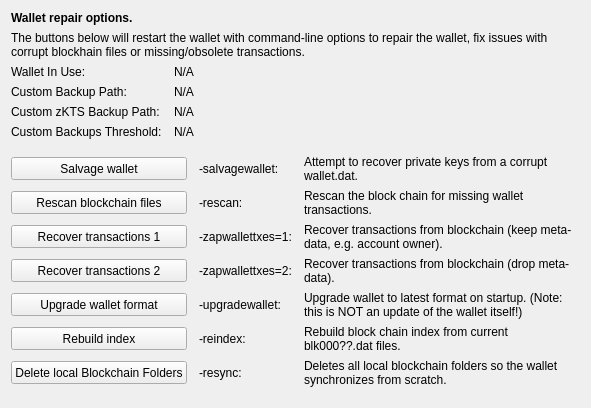
     <widget class="QWidget" name="tab_repair">
      <attribute name="title">
       <string>&amp;Wallet Repair</string>
      </attribute>
      <layout class="QGridLayout" name="gridLayout_4" columnstretch="0,0,0,0">
       <property name="horizontalSpacing">
        <number>12</number>
       </property>
       <item row="0" column="0" colspan="4">
        <widget class="QLabel" name="label_repair_header">
         <property name="font">
          <font>
           <weight>75</weight>
           <bold>true</bold>
          </font>
         </property>
         <property name="text">
          <string>Wallet repair options.</string>
         </property>
        </widget>
       </item>
       <item row="1" column="0" colspan="4">
        <widget class="QLabel" name="label_repair_helptext">
         <property name="font">
          <font>
           <weight>50</weight>
           <bold>false</bold>
          </font>
         </property>
         <property name="text">
          <string>The buttons below will restart the wallet with command-line options to repair the wallet, fix issues with corrupt blockhain files or missing/obsolete transactions.</string>
         </property>
         <property name="wordWrap">
          <bool>true</bool>
         </property>
        </widget>
       </item>
       <item row="2" column="0">
        <widget class="QLabel" name="wallet_path_label">
         <property name="text">
          <string>Wallet In Use:</string>
         </property>
        </widget>
       </item>
       <item row="2" column="1" colspan="3">
        <widget class="QLabel" name="wallet_path">
         <property name="cursor">
          <cursorShape>IBeamCursor</cursorShape>
         </property>
         <property name="text">
          <string>N/A</string>
         </property>
         <property name="textFormat">
          <enum>Qt::PlainText</enum>
         </property>
         <property name="textInteractionFlags">
          <set>Qt::LinksAccessibleByMouse|Qt::TextSelectableByKeyboard|Qt::TextSelectableByMouse</set>
         </property>
        </widget>
       </item>
       <item row="3" column="0">
        <widget class="QLabel" name="wallet_custombackuppath_label">
         <property name="text">
          <string>Custom Backup Path:</string>
         </property>
         <property name="visible">
          <bool>false</bool>
         </property>
        </widget>
       </item>
       <item row="3" column="1" colspan="3">
        <widget class="QLabel" name="wallet_custombackuppath">
         <property name="cursor">
          <cursorShape>IBeamCursor</cursorShape>
         </property>
         <property name="text">
          <string>N/A</string>
         </property>
         <property name="textFormat">
          <enum>Qt::PlainText</enum>
         </property>
         <property name="textInteractionFlags">
          <set>Qt::LinksAccessibleByMouse|Qt::TextSelectableByKeyboard|Qt::TextSelectableByMouse</set>
         </property>
         <property name="visible">
          <bool>false</bool>
         </property>
        </widget>
       </item>
       <item row="4" column="0">
        <widget class="QLabel" name="wallet_customzktsbackuppath_label">
         <property name="text">
          <string>Custom zKTS Backup Path:</string>
         </property>
         <property name="visible">
          <bool>false</bool>
         </property>
        </widget>
       </item>
       <item row="4" column="1" colspan="3">
        <widget class="QLabel" name="wallet_customzktsbackuppath">
         <property name="cursor">
          <cursorShape>IBeamCursor</cursorShape>
         </property>
         <property name="text">
          <string>N/A</string>
         </property>
         <property name="textFormat">
          <enum>Qt::PlainText</enum>
         </property>
         <property name="textInteractionFlags">
          <set>Qt::LinksAccessibleByMouse|Qt::TextSelectableByKeyboard|Qt::TextSelectableByMouse</set>
         </property>
         <property name="visible">
          <bool>false</bool>
         </property>
        </widget>
       </item>
       <item row="5" column="0">
        <widget class="QLabel" name="wallet_custombackupthreshold_label">
         <property name="text">
          <string>Custom Backups Threshold:</string>
         </property>
         <property name="visible">
          <bool>false</bool>
         </property>
        </widget>
       </item>
       <item row="5" column="1" colspan="3">
        <widget class="QLabel" name="wallet_custombackupthreshold">
         <property name="cursor">
          <cursorShape>IBeamCursor</cursorShape>
         </property>
         <property name="text">
          <string>N/A</string>
         </property>
         <property name="textFormat">
          <enum>Qt::PlainText</enum>
         </property>
         <property name="textInteractionFlags">
          <set>Qt::LinksAccessibleByMouse|Qt::TextSelectableByKeyboard|Qt::TextSelectableByMouse</set>
         </property>
         <property name="visible">
          <bool>false</bool>
         </property>
        </widget>
       </item>
       <item row="6" column="0">
        <spacer name="verticalSpacer_repair1">
         <property name="orientation">
          <enum>Qt::Vertical</enum>
         </property>
         <property name="sizeHint" stdset="0">
          <size>
           <width>10</width>
           <height>10</height>
          </size>
         </property>
        </spacer>
       </item>
       <item row="7" column="0" colspan="2">
        <widget class="QPushButton" name="btn_salvagewallet">
         <property name="minimumSize">
          <size>
           <width>100</width>
           <height>23</height>
          </size>
         </property>
         <property name="text">
          <string>Salvage wallet</string>
         </property>
        </widget>
       </item>
       <item row="7" column="2">
        <widget class="QLabel" name="label_repair_salvage_command">
         <property name="text">
          <string notr="true">-salvagewallet:</string>
         </property>
        </widget>
       </item>
       <item row="7" column="3">
        <widget class="QLabel" name="label_repair_salvage">
         <property name="text">
          <string>Attempt to recover private keys from a corrupt wallet.dat.</string>
         </property>
         <property name="wordWrap">
          <bool>true</bool>
         </property>
        </widget>
       </item>
       <item row="8" column="0" colspan="2">
        <widget class="QPushButton" name="btn_rescan">
         <property name="minimumSize">
          <size>
           <width>100</width>
           <height>23</height>
          </size>
         </property>
         <property name="text">
          <string>Rescan blockchain files</string>
         </property>
        </widget>
       </item>
       <item row="8" column="2">
        <widget class="QLabel" name="label_repair_rescan_command">
         <property name="text">
          <string notr="true">-rescan:</string>
         </property>
        </widget>
       </item>
       <item row="8" column="3">
        <widget class="QLabel" name="label_repair_rescan">
         <property name="text">
          <string>Rescan the block chain for missing wallet transactions.</string>
         </property>
         <property name="wordWrap">
          <bool>true</bool>
         </property>
        </widget>
       </item>
       <item row="9" column="0" colspan="2">
        <widget class="QPushButton" name="btn_zapwallettxes1">
         <property name="minimumSize">
          <size>
           <width>100</width>
           <height>23</height>
          </size>
         </property>
         <property name="text">
          <string>Recover transactions 1</string>
         </property>
        </widget>
       </item>
       <item row="9" column="2">
        <widget class="QLabel" name="label_repair_zap1_command">
         <property name="text">
          <string notr="true">-zapwallettxes=1:</string>
         </property>
        </widget>
       </item>
       <item row="9" column="3">
        <widget class="QLabel" name="label_repair_zap1">
         <property name="text">
          <string>Recover transactions from blockchain (keep meta-data, e.g. account owner).</string>
         </property>
         <property name="wordWrap">
          <bool>true</bool>
         </property>
        </widget>
       </item>
       <item row="10" column="0" colspan="2">
        <widget class="QPushButton" name="btn_zapwallettxes2">
         <property name="minimumSize">
          <size>
           <width>100</width>
           <height>23</height>
          </size>
         </property>
         <property name="text">
          <string>Recover transactions 2</string>
         </property>
        </widget>
       </item>
       <item row="10" column="2">
        <widget class="QLabel" name="label_repair_zap2_command">
         <property name="text">
          <string notr="true">-zapwallettxes=2:</string>
         </property>
        </widget>
       </item>
       <item row="10" column="3">
        <widget class="QLabel" name="label_repair_zap2">
         <property name="text">
          <string>Recover transactions from blockchain (drop meta-data).</string>
         </property>
         <property name="wordWrap">
          <bool>true</bool>
         </property>
        </widget>
       </item>
       <item row="11" column="0" colspan="2">
        <widget class="QPushButton" name="btn_upgradewallet">
         <property name="minimumSize">
          <size>
           <width>100</width>
           <height>23</height>
          </size>
         </property>
         <property name="text">
          <string>Upgrade wallet format</string>
         </property>
        </widget>
       </item>
       <item row="11" column="2">
        <widget class="QLabel" name="label_repair_upgrade_command">
         <property name="text">
          <string notr="true">-upgradewallet:</string>
         </property>
        </widget>
       </item>
       <item row="11" column="3">
        <widget class="QLabel" name="label_repair_upgrade">
         <property name="text">
          <string>Upgrade wallet to latest format on startup. (Note: this is NOT an update of the wallet itself!)</string>
         </property>
         <property name="wordWrap">
          <bool>true</bool>
         </property>
        </widget>
       </item>
       <item row="12" column="0" colspan="2">
        <widget class="QPushButton" name="btn_reindex">
         <property name="minimumSize">
          <size>
           <width>100</width>
           <height>23</height>
          </size>
         </property>
         <property name="text">
          <string>Rebuild index</string>
         </property>
        </widget>
       </item>
       <item row="12" column="2">
        <widget class="QLabel" name="label_repair_reindex_command">
         <property name="text">
          <string notr="true">-reindex:</string>
         </property>
        </widget>
       </item>
       <item row="12" column="3">
        <widget class="QLabel" name="label_repair_reindex">
         <property name="text">
          <string>Rebuild block chain index from current blk000??.dat files.</string>
         </property>
         <property name="wordWrap">
          <bool>true</bool>
         </property>
        </widget>
       </item>
       <item row="13" column="0" colspan="2">
        <widget class="QPushButton" name="btn_resync">
         <property name="minimumSize">
          <size>
           <width>100</width>
           <height>23</height>
          </size>
         </property>
         <property name="text">
          <string>Delete local Blockchain Folders</string>
         </property>
        </widget>
       </item>
       <item row="13" column="2">
        <widget class="QLabel" name="label_repair_resync_command">
         <property name="text">
          <string>-resync:</string>
         </property>
        </widget>
       </item>
       <item row="13" column="3">
        <widget class="QLabel" name="label_repair_resync">
         <property name="text">
          <string>Deletes all local blockchain folders so the wallet synchronizes from scratch.</string>
         </property>
         <property name="wordWrap">
          <bool>true</bool>
         </property>
        </widget>
       </item>
       <item row="14" column="0">
        <spacer name="verticalSpacer_repair2">
         <property name="orientation">
          <enum>Qt::Vertical</enum>
         </property>
         <property name="sizeHint" stdset="0">
          <size>
           <width>20</width>
           <height>10</height>
          </size>
         </property>
        </spacer>
       </item>
      </layout>
     </widget>
